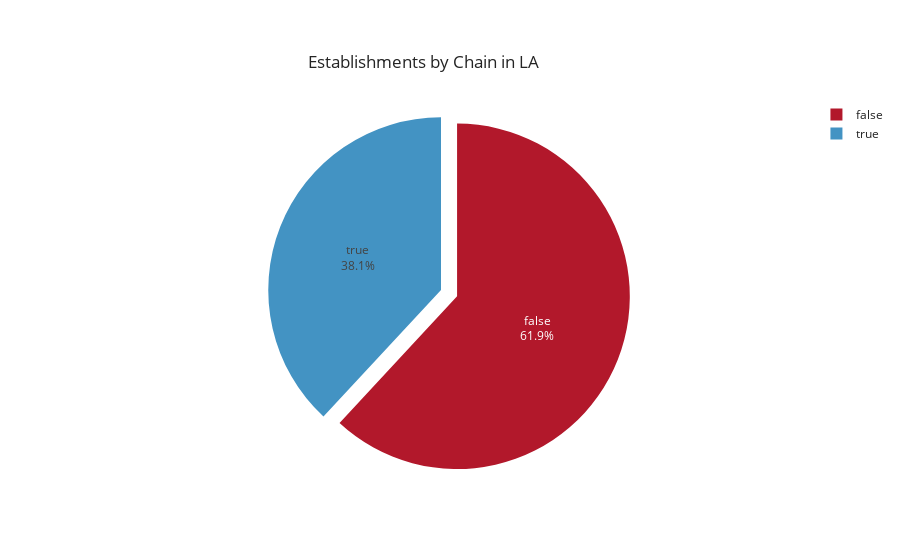

Here is the notebook cell this chart was saved with:
### Markdown cell above
In this part we will analyze the establishments py type and try to answer the following questions :  
* How many of the establishments in LA are part of a chain?
* What types of establishments are typically chains?

### Code cell
# Creating a dataset of establishments by chain 
df1 = rest_data.groupby('chain', as_index = False).agg({'object_name' : 'count'})
df1.columns = ['chain' , 'count']

# Preparing the data
data = {
    "values": df1['count'],
    "labels": df1['chain'],
    "hoverinfo":"label+value",
    "marker": {'colors': ['rgb(178,24,43)','rgb(67,147,195)']},
    "textinfo":"percent+label",
    "type": "pie",
    "pull" :[0.1, 0]
}

# Preparing the layout
layout = go.Layout(
   title={
        'text': "Establishments by Chain in LA",
        'y':0.9,
        'x':0.47,
        'xanchor': 'center',
        'yanchor': 'top'},
    template = "seaborn")

# Plotting
fig = go.Figure(data = data, layout = layout)

fig.show()

### Figure 1 — Plotly figure (JSON) as saved in the notebook; plotly's stock layout.template omitted (floating-point values rounded to 4 significant figures)
{"data": [{"hoverinfo": "label+value", "labels": [false, true], "marker": {"colors": ["rgb(178,24,43)", "rgb(67,147,195)"]}, "pull": [0.1, 0], "textinfo": "percent+label", "type": "pie", "values": [5975, 3676]}], "layout": {"title": {"text": "Establishments by Chain in LA", "x": 0.47, "xanchor": "center", "y": 0.9, "yanchor": "top"}}}
